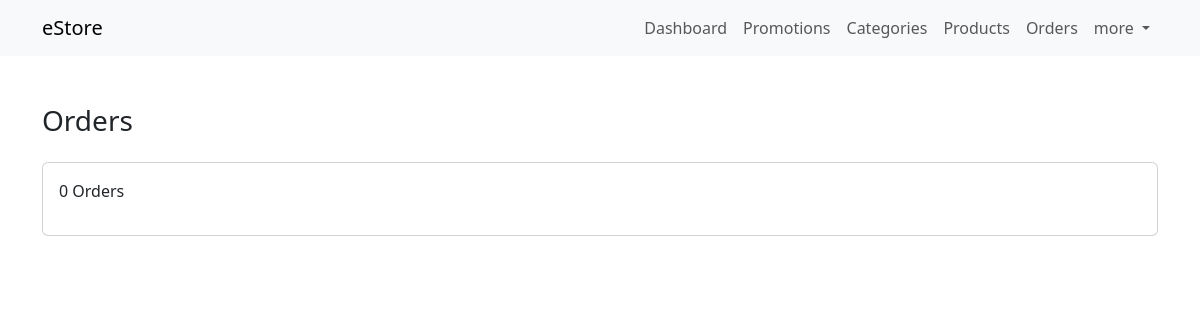
The page /dashboard/orders/index.php (signed in) on the database as committed earlier.
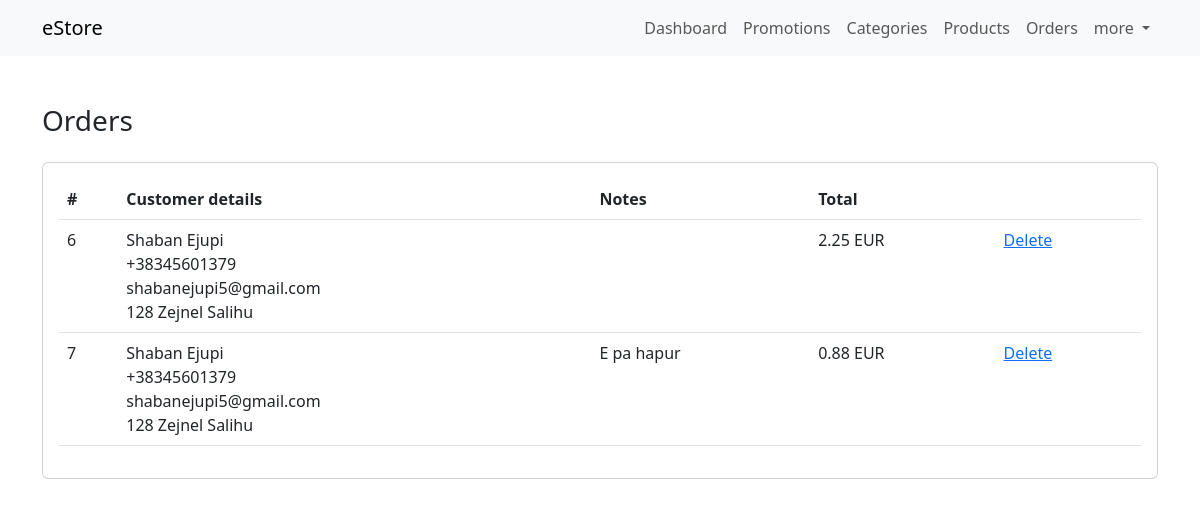
The same page on the database as committed later.
### tables this page shows
CREATE TABLE `orders` (
  `id` int(11) NOT NULL,
  `user_id` int(11) NOT NULL,
  `customer_data` text NOT NULL,
  `notes` text,
  `total` float NOT NULL
);

### classes/Database.php (called while the page is built)
<?php
class Database {
    private static $instance = null;
    private $connection = null;
    public function __construct() {
        $this->connection = new mysqli('localhost', 'root', '', 'estore');
    }
    public static function getInstance() {
        if(!self::$instance) {
            self::$instance = new self;
        }
        return self::$instance;
    }
    function getConnection() {
        return $this->connection;
    }
}

### classes/CRUD.php (called while the page is built, shortened)
<?php
include 'Database.php';
class CRUD {
    private $mysqli;
    public function __construct() {
        $db = Database::getInstance();
        $this->mysqli = $db->getConnection();
    }
    public function read($table, $condition = [], $limit = null, $order = []) {
        $sql = "SELECT * FROM `".$table."`";
        $items = [];
        if(count($condition)) {
            $sql .= " WHERE `".$condition['column']."`='".$condition['value']."'";
        }
        if($query = $this->mysqli->query($sql)) {
            if($query->num_rows > 0) {
                while($row = $query->fetch_assoc()) {
                    $items[] = $row;
                }
            }
            return $items;
        } else {
            return $this->mysqli->error;
        }
    }
}

### dashboard/orders/index.php (the view)
<?php
    include('../includes/header.php');
    include('../../classes/CRUD.php');
    $crud = new CRUD;
    if(isset($_SESSION['role']) && $_SESSION['role'] == 'admin') {
        $orders = $crud->read('orders');
    } else if(isset($_SESSION['role']) && $_SESSION['role'] == 'customer') {
        $orders = $crud->read('orders', ['column' => 'user_id', 'value' => $_SESSION['id']]);
    }
?>
<div class="dashboard my-5">
    <div class="container">
        <h3 class="mb-4">Orders</h3>
        <div class="card">
            <div class="card-body">
                <?php if(count($orders) > 0): ?>
                <div class="table-responsive">
                    <table class="table table-borderd">
                        <tbody>
                            <tr>
                                <th>#</th>
                                <th>Customer details</th>
                                <th>Notes</th>
                                <th>Total</th>
                                <th></th>
                            </tr>
                            <?php foreach($orders as $order): ?>
                            <tr>
                                <td><?= $order['id'] ?></td>
                                <td><?= $order['customer_data'] ?></td>
                                <td><?= $order['notes'] ?></td>
                                <td><?= $order['total'] ?> EUR</td>
                                <td>
                                    <a href="?action=delete&id=<?= $order['id'] ?>">Delete</a>
                                </td>
                            </tr>
                            <?php endforeach; ?>
                        </tbody>
                    </table>
                </div>
                <?php else: ?>
                <p>0 Orders</p>
                <?php endif; ?>
            </div>
        </div>
    </div>
</div>
<?php include('../includes/footer.php'); ?>

### dashboard/includes/header.php (shortened to what this page needs)
<!doctype html>
<html lang="en">
<head>
    <link href="https://cdn.jsdelivr.net/npm/bootstrap@5.3.0-alpha1/dist/css/bootstrap.min.css" rel="stylesheet">
</head>
<body>
    <nav class="navbar navbar-expand-lg bg-body-tertiary">
        <div class="container">
            <a class="navbar-brand" href="index.php">eStore</a>
            <div class="collapse navbar-collapse" id="navbarSupportedContent">
                <ul class="navbar-nav ms-auto mb-2 mb-lg-0">
                    <li class="nav-item">
                        <a class="nav-link" href="http://localhost/e-commerce/dashboard/index.php">Dashboard</a>
                    </li>
                    <li class="nav-item">
                        <a class="nav-link" href="http://localhost/e-commerce/dashboard/promotions/">Promotions</a>
                    </li>
                    <li class="nav-item">
                        <a class="nav-link" href="http://localhost/e-commerce/dashboard/categories/">Categories</a>
                    </li>
                    <li class="nav-item">
                        <a class="nav-link" href="http://localhost/e-commerce/dashboard/products/">Products</a>
                    </li>
                    <li class="nav-item">
                        <a class="nav-link" href="http://localhost/e-commerce/dashboard/orders/">Orders</a>
                    </li>
                    <li class="nav-item dropdown">
                        <a class="nav-link dropdown-toggle" href="#" role="button" data-bs-toggle="dropdown" aria-expanded="false">
                            more
                        </a>
                    </li>
                </ul>
            </div>
        </div>
    </nav>

### dashboard/includes/footer.php (shortened to what this page needs)
</body>
</html>

Rows that differ between the two databases and show on the page:
now on this page (row unchanged): orders: id "6", customer_data "Shaban Ejupi +38345601379 shabanejupi5@gmail.com 128 Zejnel Salihu", total "2.25"
added orders: id "7", customer_data "Shaban Ejupi +38345601379 shabanejupi5@gmail.com 128 Zejnel Salihu", notes "E pa hapur", total "0.88"
Other text that changed with them:
text no longer shown: "0 Orders"
text now shown: "# Customer details Notes Total"
